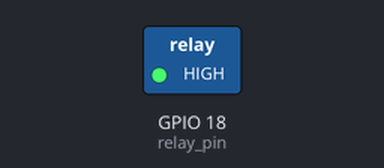
The program below on a simulated Raspberry Pi (BCM pin numbers). On the bench: switched loads named in the program (green lamp = pin HIGH). At 5.5 s the program stops and its outputs stay as they are.

Above: at 0.1 s.
At 4.6 s:
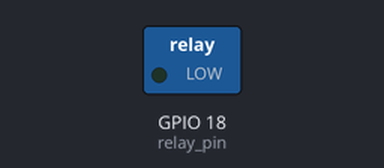
Timing chart, 0 to 6.1 s (numbered marks = the images above):
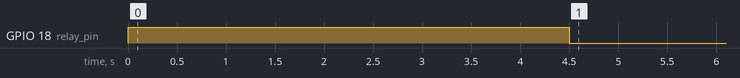

Measured:
- by itself, GPIO 18 (relay_pin): LOW → HIGH at 0.00 s, → LOW 4.5 s later

The program:

relay_func.py
```python
import RPi.GPIO as GPIO
import time


def relay_run():
    GPIO.setmode(GPIO.BCM)
    relay_pin = 18
    GPIO.setup(relay_pin, GPIO.OUT)

    for i in range(1):
        GPIO.output(relay_pin, GPIO.HIGH)
        time.sleep(4.5)
        GPIO.output(relay_pin, GPIO.LOW)
        time.sleep(1)
    GPIO.cleanup()


if __name__ == "__main__":
    relay_run()
```
